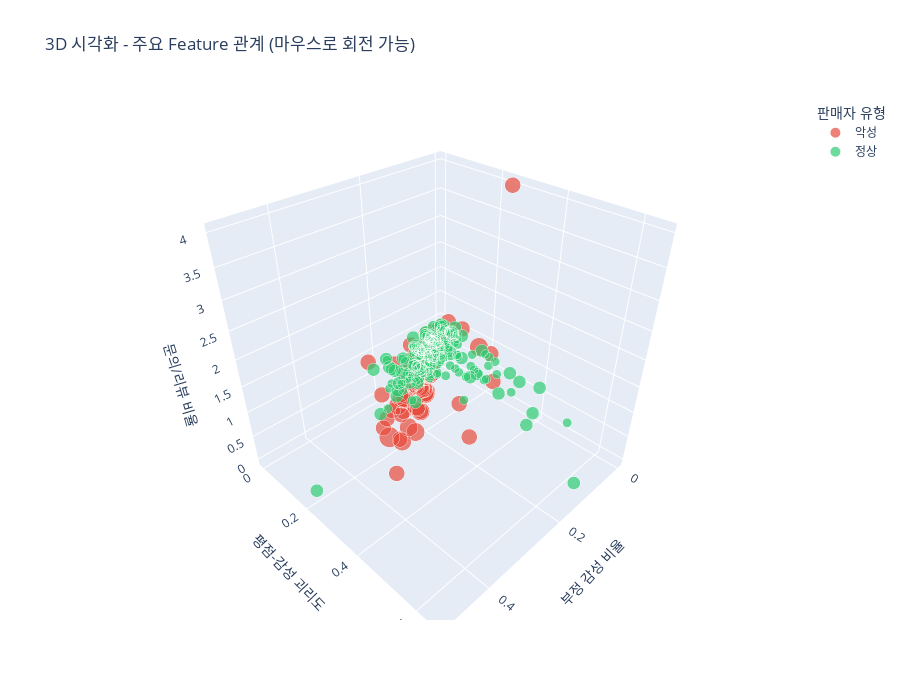

Write notebook code for a chart like this one.
### Markdown cell above
## 📊 6. 3D 산점도 - 세 가지 Feature 동시 비교

### Code cell
# 3D 산점도
fig = px.scatter_3d(
    df,
    x='negative_sentiment_ratio',
    y='rating_sentiment_gap',
    z='question_review_ratio',
    color='label_name',
    size='conditions_met_count',
    hover_data={
        'vendor_name': True,
        'negative_sentiment_ratio': ':.3f',
        'rating_sentiment_gap': ':.3f',
        'question_review_ratio': ':.3f',
        'conditions_met_count': True,
        'label_name': True
    },
    color_discrete_map={'정상': '#2ecc71', '악성': '#e74c3c'},
    title='3D 시각화 - 주요 Feature 관계 (마우스로 회전 가능)',
    labels={
        'negative_sentiment_ratio': '부정 감성 비율',
        'rating_sentiment_gap': '평점-감성 괴리도',
        'question_review_ratio': '문의/리뷰 비율',
        'label_name': '판매자 유형',
        'vendor_name': '판매자명'
    },
    height=700
)

fig.update_traces(marker=dict(line=dict(width=0.5, color='white')))
fig.show()

### Figure 1 — Plotly figure (JSON) as saved in the notebook; plotly's stock layout.template omitted (floating-point values rounded to 4 significant figures; data arrays with more than 128 entries replaced by an {"elided": "..."} marker saying what was removed)
{"data": [{"customdata": {"elided": "92x3 mixed values"}, "hovertemplate": "판매자 유형=%{customdata[2]}<br>부정 감성 비율=%{x:.3f}<br>평점-감성 괴리도=%{y:.3f}<br>문의/리뷰 비율=%{z:.3f}<br>conditions_met_count=%{customdata[1]}<br>판매자명=%{customdata[0]}<extra></extra>", "legendgroup": "악성", "marker": {"color": "#e74c3c", "line": {"color": "white", "width": 0.5}, "size": [4, 5, 3, 3, 4, 3, 4, 3, 3, 4, 3, 4, 4, 4, 4, 3, 3, 3, 3, 3, 3, 3, 3, 3, 3, 4, 3, 3, 5, 4, 3, 4, 3, 3, 3, 4, 3, 3, 5, 4, 3, 3, 3, 3, 5, 5, 4, 4, 3, 3, 3, 3, 3, 3, 3, 3, 3, 3, 3, 4, 5, 3, 4, 3, 3, 3, 3, 3, 3, 3, 3, 4, 3, 4, 3, 4, 4, 3, 3, 3, 5, 3, 5, 3, 5, 3, 3, 3, 4, 3, 3, 3], "sizemode": "area", "sizeref": 0.0125, "symbol": "circle"}, "mode": "markers", "name": "악성", "scene": "scene", "showlegend": true, "type": "scatter3d", "x": [0.05, 0.1579, 0.05, 0.2857, 0.2, 0.1053, 0.2, 0.25, 0.0, 0.15, 0.15, 0.0, 0.25, 0.2105, 0.25, 0.0, 0.1, 0.2857, 0.15, 0.1, 0.2, 0.05, 0.05, 0.1, 0.15, 0.2, 0.15, 0.3333, 0.2, 0.2, 0.2273, 0.25, 0.4, 0.15, 0.0, 0.15, 0.1, 0.05, 0.15, 0.3333, 0.15, 0.2, 0.2381, 0.0, 0.2, 0.35, 0.2439, 0.3, 0.1053, 0.02632, 0.15, 0.2143, 0.2, 0.0, 0.05, 0.25, 0.2609, 0.3043, 0.15, 0.2, 0.2, 0.2, 0.15, 0.3, 0.1, 0.16, 0.1, 0.1, 0.15, 0.05, 0.0, 0.15, 0.05, 0.2857, 0.0, 0.05, 0.15, 0.2, 0.075, 0.2727, 0.2, 0.1667, 0.1579, 0.0, 0.15, 0.15, 0.2, 0.0, 0.3, 0.25, 0.1, 0.0], "y": [0.0375, 0.1579, 0.0375, 0.2262, 0.2, 0.1053, 0.175, 0.25, 0.0, 0.125, 0.15, 0.1625, 0.175, 0.2105, 0.1875, 0.0, 0.0875, 0.1905, 0.125, 0.1, 0.1875, 0.05, 0.0, 0.075, 0.125, 0.1625, 0.15, 0.2262, 0.175, 0.2, 0.0, 0.25, 0.375, 0.1375, 0.225, 0.15, 0.075, 0.0, 0.15, 0.2976, 0.125, 0.125, 0.1548, 0.0625, 0.175, 0.275, 0.2256, 0.3, 0.09211, 0.006579, 0.1, 0.3839, 0.15, 0.2105, 0.05, 0.1875, 0.1087, 0.1957, 0.1125, 0.1625, 0.1875, 0.1375, 0.15, 0.2375, 1.11e-16, 0.28, 0.0875, 0.0875, 0.1375, 0.05, 0.03333, 0.1375, 0.025, 0.2143, 0.25, 0.05, 0.15, 0.075, 0.06875, 0.2159, 0.2, 0.1528, 0.09211, 0.01316, 0.15, 0.0875, 0.1625, 0.02632, 0.275, 0.2375, 0.075, 0.09211], "z": [0.95, 0.8947, 0.8, 0.7619, 0.7, 0.7895, 0.95, 0.75, 0.8, 0.8, 0.75, 0.8, 0.75, 0.7895, 0.8, 0.7895, 0.75, 0.7143, 0.75, 0.65, 0.75, 0.75, 0.8, 0.75, 0.85, 0.85, 0.75, 0.7143, 0.75, 0.75, 0.8636, 0.75, 0.75, 0.95, 0.2, 0.75, 0.8, 0.75, 0.8, 0.7143, 0.8, 0.8, 0.7143, 0.8, 0.8, 0.8, 0.7317, 0.75, 0.8421, 0.8158, 1.05, 0.5357, 0.75, 0.7895, 0.8, 0.75, 0.6522, 0.6522, 0.75, 0.75, 0.8, 0.75, 0.75, 0.35, 0.75, 0.6, 0.75, 0.8, 0.75, 0.75, 1.0, 0.75, 0.75, 0.9048, 4.0, 0.825, 0.85, 0.95, 0.75, 0.7273, 0.75, 0.5, 0.7895, 0.7895, 0.8, 0.95, 0.75, 0.7895, 0.75, 0.75, 0.8, 1.0]}, {"customdata": {"elided": "282x3 mixed values"}, "hovertemplate": "판매자 유형=%{customdata[2]}<br>부정 감성 비율=%{x:.3f}<br>평점-감성 괴리도=%{y:.3f}<br>문의/리뷰 비율=%{z:.3f}<br>conditions_met_count=%{customdata[1]}<br>판매자명=%{customdata[0]}<extra></extra>", "legendgroup": "정상", "marker": {"color": "#2ecc71", "line": {"color": "white", "width": 0.5}, "size": {"elided": "282 int values"}, "sizemode": "area", "sizeref": 0.0125, "symbol": "circle"}, "mode": "markers", "name": "정상", "scene": "scene", "showlegend": true, "type": "scatter3d", "x": {"elided": "282 float values"}, "y": {"elided": "282 float values"}, "z": {"elided": "282 float values"}}], "layout": {"height": 700, "legend": {"itemsizing": "constant", "title": {"text": "판매자 유형"}, "tracegroupgap": 0}, "scene": {"domain": {"x": [0, 1], "y": [0, 1]}, "xaxis": {"title": {"text": "부정 감성 비율"}}, "yaxis": {"title": {"text": "평점-감성 괴리도"}}, "zaxis": {"title": {"text": "문의/리뷰 비율"}}}, "title": {"text": "3D 시각화 - 주요 Feature 관계 (마우스로 회전 가능)"}}}
